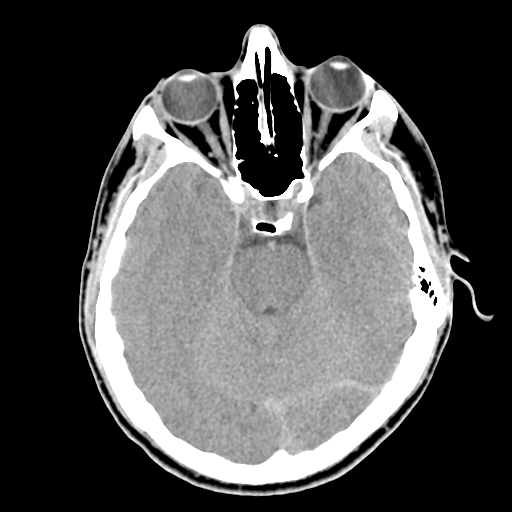
#> input picture Ex_Image_Processing/Ex5/headCT.tif, 512 x 512 px
$ python ex_12_canny.py
#> lines starting #> are read from the running program, lines starting #| are printed output that depends on the picture; after the words box and inside, x2 and y2 are one past the last pixel; in counts of white or black regions, pixels touching at a corner belong together
# -*- coding: utf-8 -*-
"""
Created on Sat Jun  3 12:07:30 2023

@author: nokia
"""

import numpy as np
import matplotlib.pyplot as plt
import skimage.io as io
import scipy.ndimage as ndi
import skimage

from skimage.exposure import equalize_hist
from color_convertion import rgb2hsi, hsi2rgb
from skimage.color import rgb2yuv, yuv2rgb
from skimage.feature import canny

plt.close('all')

# x = np.float32(io.imread('casa.tif'))/255
x = np.float32(io.imread('headCT.tif'))/255
#> x: shape (512, 512) float32; min 0, max 1, mean 0.315

# y = canny(x, sigma=3, low_threshold=0.0325, high_threshold=0.13)
y = canny(x, sigma=4, low_threshold=0.1, high_threshold=0.3)
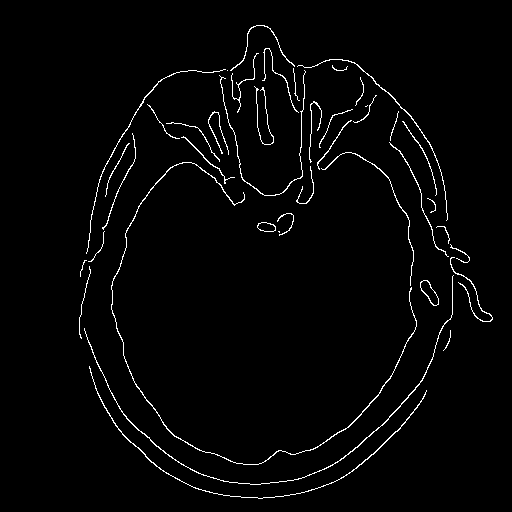
#> y: shape (512, 512) bool; 2.2% white in thin lines or dots, all inside (x1, y1, x2, y2) = (79, 25, 493, 499)

plt.figure()
plt.subplot(1,2,1)
plt.title('Immagine originale')
plt.imshow(x, cmap = 'gray', clim = [0,1])
plt.subplot(1,2,2)
plt.title('Mappa dei contorni')
plt.imshow(y, cmap='gray', clim = [0,1])

# il bordo è sottile grazie alla non-maxima suppression
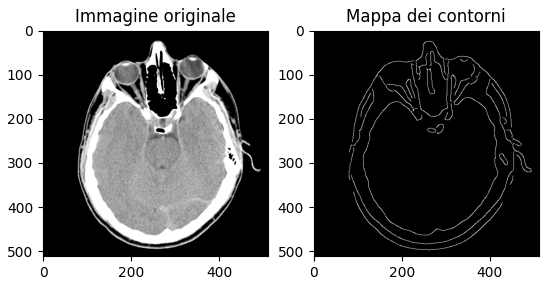
#> figure drawn by matplotlib, 2 panels
